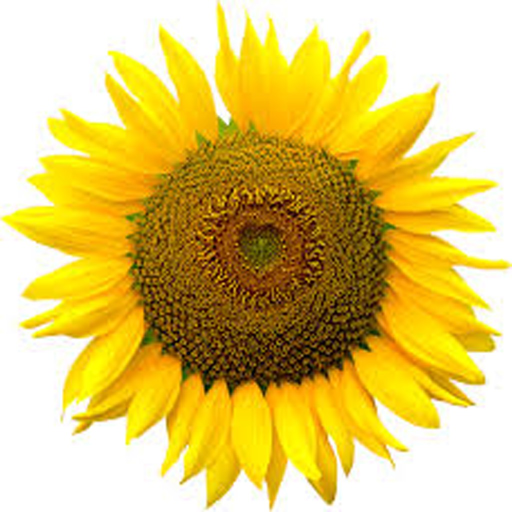
#> input picture images_large.jpg, 1024 x 1024 px (shown at 1/2 size); its folder holds only this picture in this run
$ python open_cv_image_conversion.py images_large.jpg
#> lines starting #> are read from the running program, lines starting #| are printed output that depends on the picture
import sys
import cv2


# Define size presets
SIZES = {
    "large": (1024, 1024),
    "medium": (512, 512),
    "thumbnail": (128, 128),
}

def resize_image(image_path):

    """Resizes an image into multiple sizes and saves them using OpenCV."""
#> called with image_path = 'images_large.jpg'

    try:

        img = cv2.imread(image_path)
#> img is the input picture: shape (1024, 1024, 3); mean B, G, R 105.3, 198.2, 223.2
        print(img.shape)
#| (1024, 1024, 3)

        if img is None:
            raise ValueError("Failed to load image. Please check the file path.")

        filename = image_path.rsplit(".", 1)[0]
        print("file name:",filename)

        for size_name, size in SIZES.items():
            resized_img = cv2.resize(img, size, interpolation=cv2.INTER_CUBIC)
            print(resized_img.shape)
            output_path = f"{filename}_{size_name}.jpg"
            cv2.imwrite(output_path, resized_img, [cv2.IMWRITE_JPEG_QUALITY, 100])
            print(f"Image saved: {output_path}")
#> this loop made 3 passes
#> pass 2, in resize_image, `resized_img = cv2.resize(img, size, interpolation=cv2.INTER_CUBIC)`:
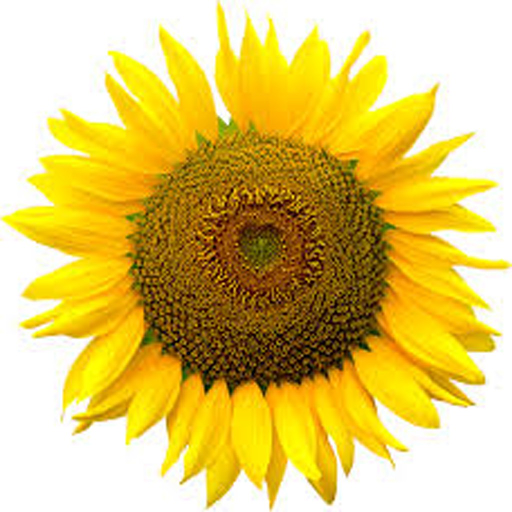
#> resized_img: shape (512, 512, 3); mean B, G, R 105.3, 198.2, 223.2
#> pass 3, in resize_image, `resized_img = cv2.resize(img, size, interpolation=cv2.INTER_CUBIC)`:
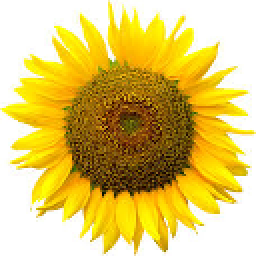
#> resized_img: shape (128, 128, 3) (shown 2 times larger); mean B, G, R 105.4, 198.2, 223.2

    except Exception as e:
        print(f"Error: {e}")

# Command-line execution
if __name__ == "__main__":
    if len(sys.argv) < 2:
        # start_time =
        print(" Usage: python script.py <image_path>")
        sys.exit(1)

    image_path = sys.argv[1]  # Get image path from command-line argument
    resize_image(image_path)
